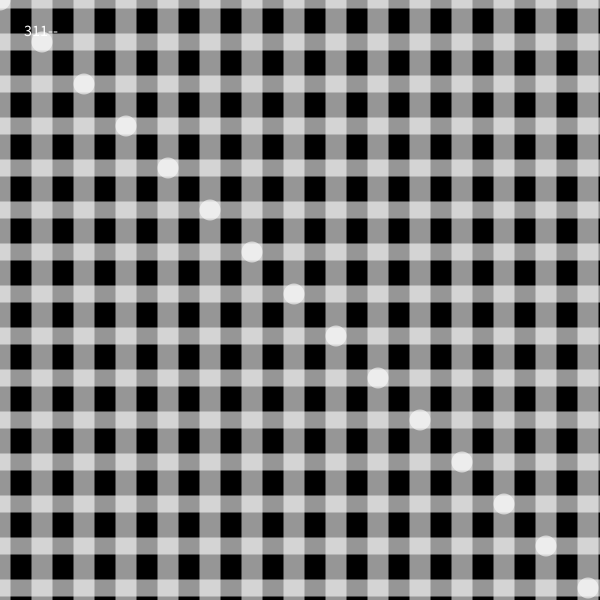
Frame 1 (no input)
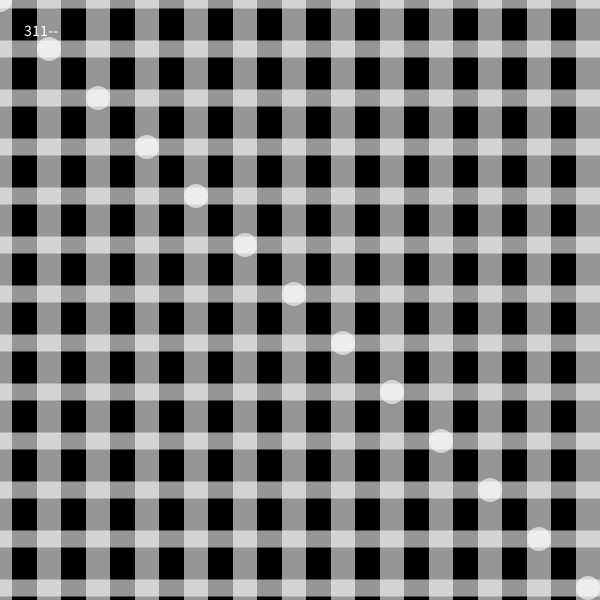
Frame 2 (the mouse pressed at the canvas centre, redrawn once)

The Processing sketch that drew these frames (run headless with seeded random() and noise(); the mouse was pressed at the canvas centre and the sketch redrawn once):

// Processing sketch: sketch_311
// ── sketch_311.pde
void setup() {
  size(600, 600);
  background(0);
  smooth();
}

void draw() {
  background(0);
  fill(255);
  textSize(16);
  text("311--", 24, 36);

  fill(255, 150);
  noStroke();
  rectMode(CENTER);
  ellipseMode(CENTER);

  int xstep = int(random(30, 50));
  int ystep = int(random(30, 50));

  for (int x = 0; x < width; x += xstep) {
    // verticle stripe
    int y = x;
    rect(width/2, y, width, ystep/2);
    
    // horizontal stripe
    float swidth = xstep/2;
    rect(x, height/2, swidth, height);
    ellipse(x, y, swidth, swidth);
  }  



  noLoop();
}
